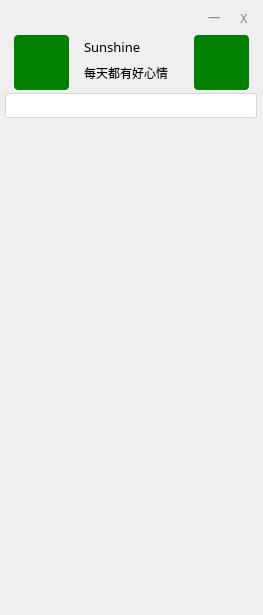
<?xml version="1.0" encoding="UTF-8"?>
<ui version="4.0">
 <class>Talk</class>
 <widget class="QWidget" name="Talk">
  <property name="geometry">
   <rect>
    <x>0</x>
    <y>0</y>
    <width>263</width>
    <height>615</height>
   </rect>
  </property>
  <property name="windowTitle">
   <string>Form</string>
  </property>
  <property name="layoutDirection">
   <enum>Qt::LeftToRight</enum>
  </property>
  <property name="autoFillBackground">
   <bool>false</bool>
  </property>
  <property name="styleSheet">
   <string notr="true">#widget{
  border-radius:3px;
  background:#FFFFF;
}</string>
  </property>
  <widget class="QLabel" name="label">
   <property name="geometry">
    <rect>
     <x>199</x>
     <y>3</y>
     <width>30</width>
     <height>30</height>
    </rect>
   </property>
   <property name="font">
    <font>
     <family>微软雅黑</family>
    </font>
   </property>
   <property name="styleSheet">
    <string notr="true">QLabel{
   color:rgb(134, 134, 134);
}
QLabel:hover{
   background-color:rgb(58,149,222);
   color:white;

}</string>
   </property>
   <property name="text">
    <string>一</string>
   </property>
   <property name="alignment">
    <set>Qt::AlignCenter</set>
   </property>
  </widget>
  <widget class="QLabel" name="label_2">
   <property name="geometry">
    <rect>
     <x>229</x>
     <y>3</y>
     <width>30</width>
     <height>30</height>
    </rect>
   </property>
   <property name="font">
    <font>
     <family>微软雅黑</family>
    </font>
   </property>
   <property name="styleSheet">
    <string notr="true">QLabel{
   color:rgb(134, 134, 134);;
}
QLabel:hover{
  background-color:rgb(212, 64, 39);
  color:rgb(255, 255, 255);
}</string>
   </property>
   <property name="text">
    <string>X</string>
   </property>
   <property name="alignment">
    <set>Qt::AlignCenter</set>
   </property>
  </widget>
  <widget class="QWidget" name="widget" native="true">
   <property name="geometry">
    <rect>
     <x>4</x>
     <y>33</y>
     <width>254</width>
     <height>801</height>
    </rect>
   </property>
   <property name="styleSheet">
    <string notr="true"/>
   </property>
   <widget class="QLabel" name="label_3">
    <property name="geometry">
     <rect>
      <x>10</x>
      <y>2</y>
      <width>55</width>
      <height>55</height>
     </rect>
    </property>
    <property name="cursor">
     <cursorShape>ArrowCursor</cursorShape>
    </property>
    <property name="styleSheet">
     <string notr="true">QLabel{
   background-color:green;
  border-radius:4px;

}
QLabel:hover{
   border:2px solid rgb(12, 255, 235);
}</string>
    </property>
    <property name="text">
     <string/>
    </property>
   </widget>
   <widget class="QLabel" name="label_6">
    <property name="geometry">
     <rect>
      <x>80</x>
      <y>4</y>
      <width>161</width>
      <height>20</height>
     </rect>
    </property>
    <property name="font">
     <font>
      <family>微软雅黑</family>
      <pointsize>10</pointsize>
     </font>
    </property>
    <property name="text">
     <string>Sunshine</string>
    </property>
   </widget>
   <widget class="QLabel" name="label_7">
    <property name="geometry">
     <rect>
      <x>80</x>
      <y>32</y>
      <width>161</width>
      <height>16</height>
     </rect>
    </property>
    <property name="font">
     <font>
      <family>微软雅黑</family>
     </font>
    </property>
    <property name="text">
     <string>每天都有好心情</string>
    </property>
   </widget>
   <widget class="QWidget" name="widget_2" native="true">
    <property name="geometry">
     <rect>
      <x>2</x>
      <y>90</y>
      <width>251</width>
      <height>430</height>
     </rect>
    </property>
   </widget>
   <widget class="QWidget" name="horizontalLayoutWidget">
    <property name="geometry">
     <rect>
      <x>0</x>
      <y>530</y>
      <width>261</width>
      <height>51</height>
     </rect>
    </property>
    <layout class="QHBoxLayout" name="horizontalLayout">
     <property name="spacing">
      <number>0</number>
     </property>
     <property name="rightMargin">
      <number>0</number>
     </property>
     <item>
      <widget class="QLabel" name="label_9">
       <property name="styleSheet">
        <string notr="true">QLabel{
  background:url(':/QQwhite.png');
}
QLabel:hover{
  background:url(':/QQgreen.png');
}</string>
       </property>
       <property name="text">
        <string/>
       </property>
       <property name="alignment">
        <set>Qt::AlignCenter</set>
       </property>
      </widget>
     </item>
     <item>
      <widget class="QLabel" name="label_10">
       <property name="styleSheet">
        <string notr="true">QLabel{
  background:url(':/contact_white.png');
}
QLabel:hover{
  background:url(':/contact_green.png');
}</string>
       </property>
       <property name="text">
        <string/>
       </property>
       <property name="alignment">
        <set>Qt::AlignCenter</set>
       </property>
      </widget>
     </item>
     <item>
      <widget class="QLabel" name="label_8">
       <property name="styleSheet">
        <string notr="true">QLabel{
  background:url(':/monments_white.png');
}
QLabel:hover{
  background:url(':/monments_green.png');
}</string>
       </property>
       <property name="text">
        <string/>
       </property>
       <property name="alignment">
        <set>Qt::AlignCenter</set>
       </property>
      </widget>
     </item>
    </layout>
   </widget>
   <widget class="QLineEdit" name="lineEdit">
    <property name="geometry">
     <rect>
      <x>1</x>
      <y>60</y>
      <width>252</width>
      <height>25</height>
     </rect>
    </property>
    <property name="font">
     <font>
      <family>微软雅黑</family>
     </font>
    </property>
    <property name="styleSheet">
     <string notr="true">QLineEdit{
  border:1px solid rgb(219, 211, 222);
  border-radius:2px;
}</string>
    </property>
   </widget>
   <widget class="QLabel" name="label_11">
    <property name="geometry">
     <rect>
      <x>190</x>
      <y>2</y>
      <width>55</width>
      <height>55</height>
     </rect>
    </property>
    <property name="cursor">
     <cursorShape>ArrowCursor</cursorShape>
    </property>
    <property name="styleSheet">
     <string notr="true">QLabel{
   background-color:green;
  border-radius:4px;

}
QLabel:hover{
   border:2px solid rgb(12, 255, 235);
}</string>
    </property>
    <property name="text">
     <string/>
    </property>
   </widget>
  </widget>
  <widget class="QLabel" name="label_5">
   <property name="geometry">
    <rect>
     <x>166</x>
     <y>3</y>
     <width>31</width>
     <height>31</height>
    </rect>
   </property>
   <property name="styleSheet">
    <string notr="true">border-image:url(':/myicon_2.png');
</string>
   </property>
   <property name="text">
    <string/>
   </property>
  </widget>
  <widget class="QLabel" name="label_4">
   <property name="geometry">
    <rect>
     <x>10</x>
     <y>3</y>
     <width>40</width>
     <height>30</height>
    </rect>
   </property>
   <property name="styleSheet">
    <string notr="true"/>
   </property>
   <property name="text">
    <string/>
   </property>
  </widget>
 </widget>
 <resources/>
 <connections/>
</ui>
